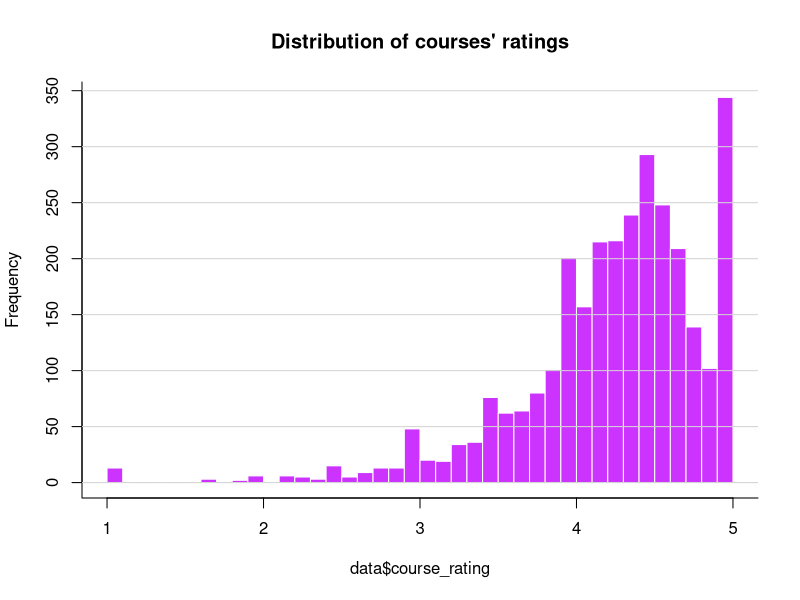
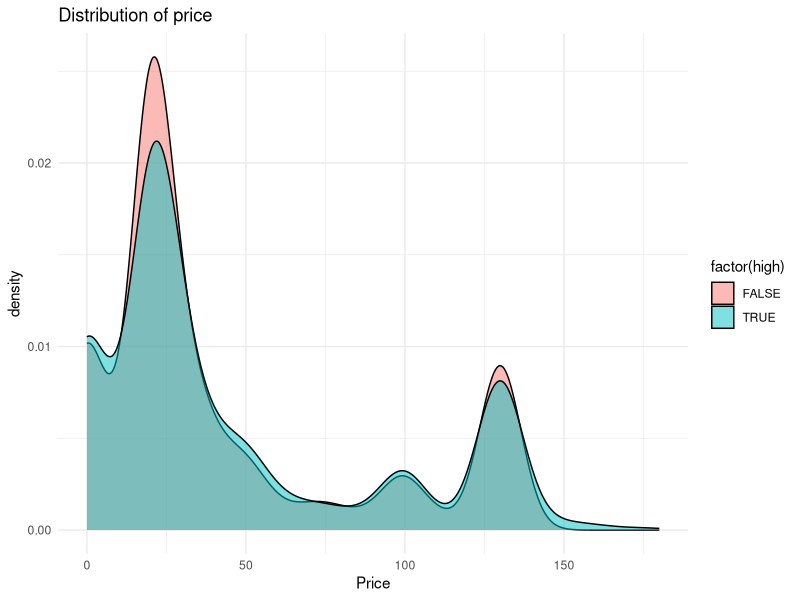
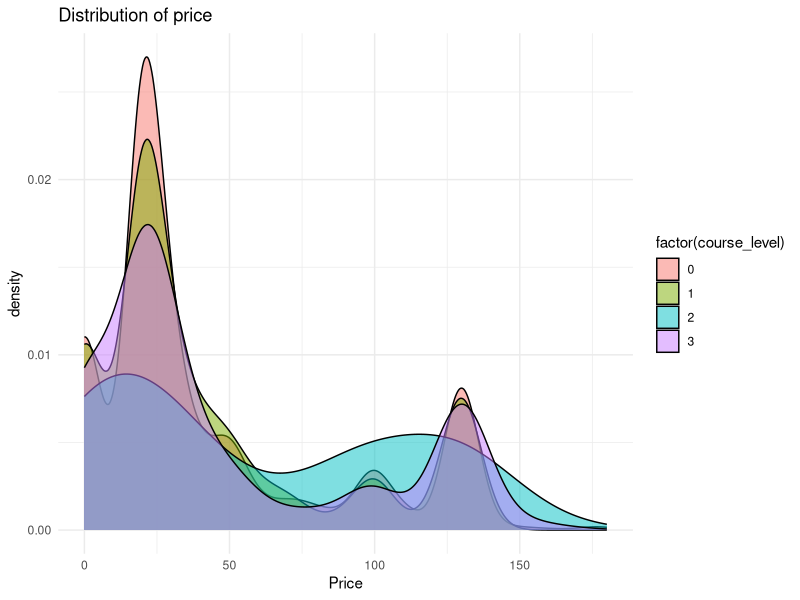
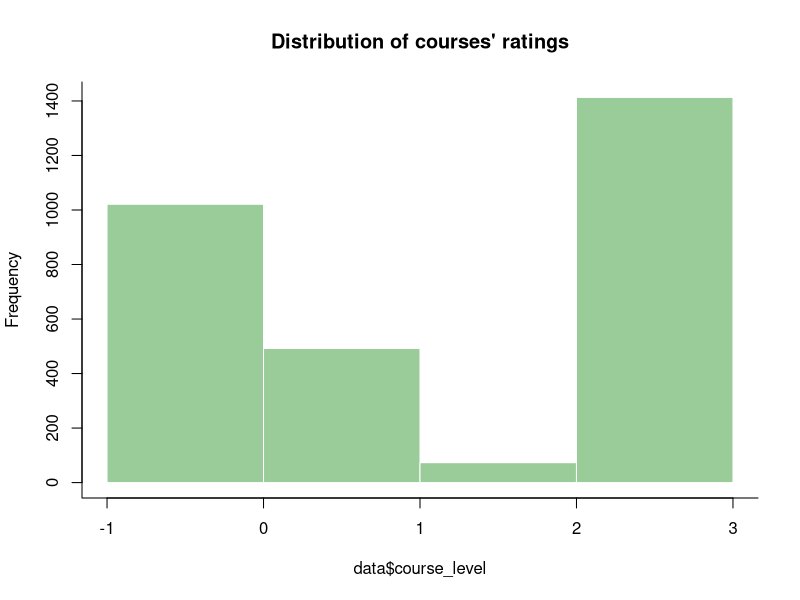

Write the R code that produced these figures, in order.
## ---- chunk 1
library(tidyr)
library(dplyr)
library(ggplot2)
library(MASS)
## ---- chunk 2
data <- read.csv("udemy_dataset.csv")
data <- data[, c(5,6,7,8,9,10,12)]
data$course_level[data$course_level == "Beginner"] <- 0
data$course_level[data$course_level == "Intermediate"] <- 1
data$course_level[data$course_level == "Expert"] <- 2
data$course_level[data$course_level == "All Levels"] <- 3
data$course_level <- as.integer(data$course_level)
#data <- data[data$coures_reviews < 200, ]
#nrow(data)
## ---- chunk 3
hist(data$course_rating, col = "#cc33ff", border = "white", main="Distribution of courses' ratings", breaks = seq(1,5,0.1))
box(bty="l")
grid(nx=NA,ny=NULL,lty=1,lwd=1,col="lightgrey")
## ---- chunk 4
data$high <- data$course_rating >= 4
summary(data)
## ---- chunk 5
ggplot(data, aes(x=price,fill=factor(high)))+geom_density(alpha=0.5)+
 xlab(label = "Price")+
 ggtitle("Distribution of price")+
 theme_minimal()
## ---- chunk 6
ggplot(data, aes(x=price,fill=factor(course_level)))+geom_density(alpha=0.5)+
 xlab(label = "Price")+
 ggtitle("Distribution of price")+
 theme_minimal()
## ---- chunk 7
hist(data$course_level, col = "#99CC99", border = "white", main="Distribution of courses' ratings", breaks = seq(-1,3))
box(bty="l")
## ---- chunk 8
correlation <- cor(data)
print(correlation[, "coures_reviews"])
## ---- chunk 9
number_of_enrollmenters <- unique(data$course_enrollmenters)
l.0 <- c()
l.1 <- c()
l.2 <- c()
l.3 <- c()

for (i in number_of_enrollmenters){
  l.0 <- c(l.0, nrow(data[data$course_level == 0 & data$course_enrollmenters == i,]))
  l.1 <- c(l.1, nrow(data[data$course_level == 1 & data$course_enrollmenters == i,]))
  l.2 <- c(l.2, nrow(data[data$course_level == 2 & data$course_enrollmenters == i,]))
  l.3 <- c(l.3, nrow(data[data$course_level == 3 & data$course_enrollmenters == i,]))
}
df <- data.frame(l.0,l.1,l.2,l.3, row.names = number_of_enrollmenters)
df
chisq.test(df)
## ---- chunk 10
number_of_enrollmenters <- unique(data$price)
r.2 <- c()
r.3 <- c()
r.4 <- c()
r.5 <- c()

for (i in number_of_enrollmenters){
  r.2 <- c(r.2, nrow(data[data$course_rating <= 2.5 & data$price == i,]))
  r.3 <- c(r.3, nrow(data[data$course_rating > 2.5 & data$course_rating <= 3.5 & data$price == i,]))
  r.4 <- c(r.4, nrow(data[data$course_rating > 3.5 & data$course_rating <= 4.5 & data$price == i,]))
  r.5 <- c(r.5, nrow(data[data$course_rating > 4.5 & data$price == i,]))
}
df1 <- data.frame(r.2,r.3,r.4,r.5, row.names = number_of_enrollmenters)
df1
chisq.test(df1)
## ---- chunk 11
ratings <- unique(data$course_rating)

l.0 <- c()
l.1 <- c()
l.2 <- c()
l.3 <- c()

for (i in ratings){
  l.0 <- c(l.0, nrow(data[data$course_level == 0 & data$course_rating == i,]))
  l.1 <- c(l.1, nrow(data[data$course_level == 1 & data$course_rating == i,]))
  l.2 <- c(l.2, nrow(data[data$course_level == 2 & data$course_rating == i,]))
  l.3 <- c(l.3, nrow(data[data$course_level == 3 & data$course_rating == i,]))
}
df2 <- data.frame(l.0,l.1,l.2,l.3, row.names = ratings)

chisq.test(df2)
